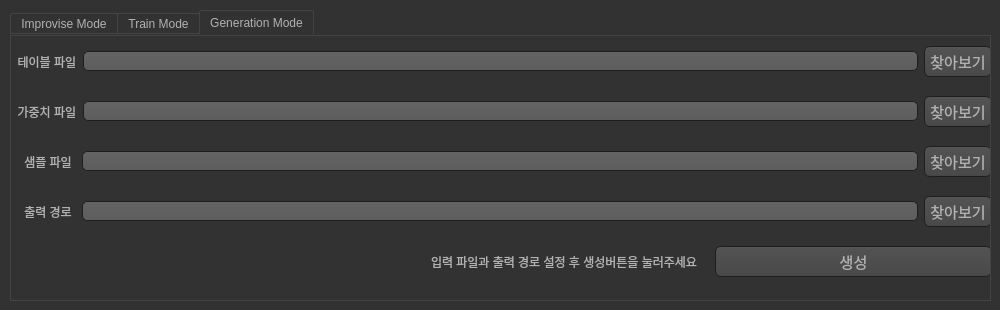
<?xml version="1.0" encoding="UTF-8"?>
<ui version="4.0">
 <class>Dialog</class>
 <widget class="QDialog" name="Dialog">
  <property name="geometry">
   <rect>
    <x>0</x>
    <y>0</y>
    <width>1000</width>
    <height>310</height>
   </rect>
  </property>
  <property name="windowTitle">
   <string>Bard</string>
  </property>
  <property name="windowIcon">
   <iconset>
    <normaloff>../../Users/spear/Desktop/candy.PNG</normaloff>../../Users/spear/Desktop/candy.PNG</iconset>
  </property>
  <property name="styleSheet">
   <string notr="true">QToolTip
{
     border: 1px solid black;
     background-color: #ffa02f;
     padding: 1px;
     border-radius: 3px;
     opacity: 100;
}

QWidget
{
    color: #b1b1b1;
    background-color: #323232;
}

QWidget:item:hover
{
    background-color: QLinearGradient( x1: 0, y1: 0, x2: 0, y2: 1, stop: 0 #ffa02f, stop: 1 #ca0619);
    color: #000000;
}

QWidget:item:selected
{
    background-color: QLinearGradient( x1: 0, y1: 0, x2: 0, y2: 1, stop: 0 #ffa02f, stop: 1 #d7801a);
}

QMenuBar::item
{
    background: transparent;
}

QMenuBar::item:selected
{
    background: transparent;
    border: 1px solid #ffaa00;
}

QMenuBar::item:pressed
{
    background: #444;
    border: 1px solid #000;
    background-color: QLinearGradient(
        x1:0, y1:0,
        x2:0, y2:1,
        stop:1 #212121,
        stop:0.4 #343434/*,
        stop:0.2 #343434,
        stop:0.1 #ffaa00*/
    );
    margin-bottom:-1px;
    padding-bottom:1px;
}

QMenu
{
    border: 1px solid #000;
}

QMenu::item
{
    padding: 2px 20px 2px 20px;
}

QMenu::item:selected
{
    color: #000000;
}

QWidget:disabled
{
    color: #404040;
    background-color: #323232;
}

QAbstractItemView
{
    background-color: QLinearGradient( x1: 0, y1: 0, x2: 0, y2: 1, stop: 0 #4d4d4d, stop: 0.1 #646464, stop: 1 #5d5d5d);
}

QWidget:focus
{
    /*border: 2px solid QLinearGradient( x1: 0, y1: 0, x2: 0, y2: 1, stop: 0 #ffa02f, stop: 1 #d7801a);*/
}

QLineEdit
{
    background-color: QLinearGradient( x1: 0, y1: 0, x2: 0, y2: 1, stop: 0 #4d4d4d, stop: 0 #646464, stop: 1 #5d5d5d);
    padding: 1px;
    border-style: solid;
    border: 1px solid #1e1e1e;
    border-radius: 5;
}

QPushButton
{
    color: #b1b1b1;
    background-color: QLinearGradient( x1: 0, y1: 0, x2: 0, y2: 1, stop: 0 #565656, stop: 0.1 #525252, stop: 0.5 #4e4e4e, stop: 0.9 #4a4a4a, stop: 1 #464646);
    border-width: 1px;
    border-color: #1e1e1e;
    border-style: solid;
    border-radius: 6;
    padding: 3px;
    font-size: 15px;
    padding-left: 5px;
    padding-right: 5px;
}

QPushButton:pressed
{
    background-color: QLinearGradient( x1: 0, y1: 0, x2: 0, y2: 1, stop: 0 #2d2d2d, stop: 0.1 #2b2b2b, stop: 0.5 #292929, stop: 0.9 #282828, stop: 1 #252525);
}

QComboBox
{
    selection-background-color: #ffaa00;
    background-color: QLinearGradient( x1: 0, y1: 0, x2: 0, y2: 1, stop: 0 #565656, stop: 0.1 #525252, stop: 0.5 #4e4e4e, stop: 0.9 #4a4a4a, stop: 1 #464646);
    border-style: solid;
    border: 1px solid #1e1e1e;
    border-radius: 5;
}

QComboBox:hover,QPushButton:hover
{
    border: 2px solid QLinearGradient( x1: 0, y1: 0, x2: 0, y2: 1, stop: 0 #ffa02f, stop: 1 #d7801a);
}


QComboBox:on
{
    padding-top: 3px;
    padding-left: 4px;
    background-color: QLinearGradient( x1: 0, y1: 0, x2: 0, y2: 1, stop: 0 #2d2d2d, stop: 0.1 #2b2b2b, stop: 0.5 #292929, stop: 0.9 #282828, stop: 1 #252525);
    selection-background-color: #ffaa00;
}

QComboBox QAbstractItemView
{
    border: 2px solid darkgray;
    selection-background-color: QLinearGradient( x1: 0, y1: 0, x2: 0, y2: 1, stop: 0 #ffa02f, stop: 1 #d7801a);
}

QComboBox::drop-down
{
     subcontrol-origin: padding;
     subcontrol-position: top right;
     width: 15px;

     border-left-width: 0px;
     border-left-color: darkgray;
     border-left-style: solid; /* just a single line */
     border-top-right-radius: 3px; /* same radius as the QComboBox */
     border-bottom-right-radius: 3px;
 }

QComboBox::down-arrow
{
     image: url(:/down_arrow.png);
}

QGroupBox:focus
{
border: 2px solid QLinearGradient( x1: 0, y1: 0, x2: 0, y2: 1, stop: 0 #ffa02f, stop: 1 #d7801a);
}

QTextEdit:focus
{
    border: 2px solid QLinearGradient( x1: 0, y1: 0, x2: 0, y2: 1, stop: 0 #ffa02f, stop: 1 #d7801a);
}

QScrollBar:horizontal {
     border: 1px solid #222222;
     background: QLinearGradient( x1: 0, y1: 0, x2: 0, y2: 1, stop: 0.0 #121212, stop: 0.2 #282828, stop: 1 #484848);
     height: 7px;
     margin: 0px 16px 0 16px;
}

QScrollBar::handle:horizontal
{
      background: QLinearGradient( x1: 0, y1: 0, x2: 1, y2: 0, stop: 0 #ffa02f, stop: 0.5 #d7801a, stop: 1 #ffa02f);
      min-height: 20px;
      border-radius: 2px;
}

QScrollBar::add-line:horizontal {
      border: 1px solid #1b1b19;
      border-radius: 2px;
      background: QLinearGradient( x1: 0, y1: 0, x2: 1, y2: 0, stop: 0 #ffa02f, stop: 1 #d7801a);
      width: 14px;
      subcontrol-position: right;
      subcontrol-origin: margin;
}

QScrollBar::sub-line:horizontal {
      border: 1px solid #1b1b19;
      border-radius: 2px;
      background: QLinearGradient( x1: 0, y1: 0, x2: 1, y2: 0, stop: 0 #ffa02f, stop: 1 #d7801a);
      width: 14px;
     subcontrol-position: left;
     subcontrol-origin: margin;
}

QScrollBar::right-arrow:horizontal, QScrollBar::left-arrow:horizontal
{
      border: 1px solid black;
      width: 1px;
      height: 1px;
      background: white;
}

QScrollBar::add-page:horizontal, QScrollBar::sub-page:horizontal
{
      background: none;
}

QScrollBar:vertical
{
      background: QLinearGradient( x1: 0, y1: 0, x2: 1, y2: 0, stop: 0.0 #121212, stop: 0.2 #282828, stop: 1 #484848);
      width: 7px;
      margin: 16px 0 16px 0;
      border: 1px solid #222222;
}

QScrollBar::handle:vertical
{
      background: QLinearGradient( x1: 0, y1: 0, x2: 0, y2: 1, stop: 0 #ffa02f, stop: 0.5 #d7801a, stop: 1 #ffa02f);
      min-height: 20px;
      border-radius: 2px;
}

QScrollBar::add-line:vertical
{
      border: 1px solid #1b1b19;
      border-radius: 2px;
      background: QLinearGradient( x1: 0, y1: 0, x2: 0, y2: 1, stop: 0 #ffa02f, stop: 1 #d7801a);
      height: 14px;
      subcontrol-position: bottom;
      subcontrol-origin: margin;
}

QScrollBar::sub-line:vertical
{
      border: 1px solid #1b1b19;
      border-radius: 2px;
      background: QLinearGradient( x1: 0, y1: 0, x2: 0, y2: 1, stop: 0 #d7801a, stop: 1 #ffa02f);
      height: 14px;
      subcontrol-position: top;
      subcontrol-origin: margin;
}

QScrollBar::up-arrow:vertical, QScrollBar::down-arrow:vertical
{
      border: 1px solid black;
      width: 1px;
      height: 1px;
      background: white;
}


QScrollBar::add-page:vertical, QScrollBar::sub-page:vertical
{
      background: none;
}

QTextEdit
{
    background-color: #242424;
}

QPlainTextEdit
{
    background-color: #242424;
}

QHeaderView::section
{
    background-color: QLinearGradient(x1:0, y1:0, x2:0, y2:1, stop:0 #616161, stop: 0.5 #505050, stop: 0.6 #434343, stop:1 #656565);
    color: white;
    padding-left: 4px;
    border: 1px solid #6c6c6c;
}

QCheckBox:disabled
{
color: #414141;
}

QDockWidget::title
{
    text-align: center;
    spacing: 3px; /* spacing between items in the tool bar */
    background-color: QLinearGradient(x1:0, y1:0, x2:0, y2:1, stop:0 #323232, stop: 0.5 #242424, stop:1 #323232);
}

QDockWidget::close-button, QDockWidget::float-button
{
    text-align: center;
    spacing: 1px; /* spacing between items in the tool bar */
    background-color: QLinearGradient(x1:0, y1:0, x2:0, y2:1, stop:0 #323232, stop: 0.5 #242424, stop:1 #323232);
}

QDockWidget::close-button:hover, QDockWidget::float-button:hover
{
    background: #242424;
}

QDockWidget::close-button:pressed, QDockWidget::float-button:pressed
{
    padding: 1px -1px -1px 1px;
}

QMainWindow::separator
{
    background-color: QLinearGradient(x1:0, y1:0, x2:0, y2:1, stop:0 #161616, stop: 0.5 #151515, stop: 0.6 #212121, stop:1 #343434);
    color: white;
    padding-left: 4px;
    border: 1px solid #4c4c4c;
    spacing: 3px; /* spacing between items in the tool bar */
}

QMainWindow::separator:hover
{

    background-color: QLinearGradient(x1:0, y1:0, x2:0, y2:1, stop:0 #d7801a, stop:0.5 #b56c17 stop:1 #ffa02f);
    color: white;
    padding-left: 4px;
    border: 1px solid #6c6c6c;
    spacing: 3px; /* spacing between items in the tool bar */
}

QToolBar::handle
{
     spacing: 3px; /* spacing between items in the tool bar */
     background: url(:/images/handle.png);
}

QMenu::separator
{
    height: 2px;
    background-color: QLinearGradient(x1:0, y1:0, x2:0, y2:1, stop:0 #161616, stop: 0.5 #151515, stop: 0.6 #212121, stop:1 #343434);
    color: white;
    padding-left: 4px;
    margin-left: 10px;
    margin-right: 5px;
}

QProgressBar
{
    border: 2px solid grey;
    border-radius: 5px;
    text-align: center;
}

QProgressBar::chunk
{
    background-color: #d7801a;
    width: 2.15px;
    margin: 0.5px;
}

QTabBar::tab {
    color: #b1b1b1;
    border: 1px solid #444;
    border-bottom-style: none;
    background-color: #323232;
    padding-left: 10px;
    padding-right: 10px;
    padding-top: 3px;
    padding-bottom: 2px;
    margin-right: -1px;
}

QTabWidget::pane {
    border: 1px solid #444;
    top: 1px;
}

QTabBar::tab:last
{
    margin-right: 0; /* the last selected tab has nothing to overlap with on the right */
    border-top-right-radius: 3px;
}

QTabBar::tab:first:!selected
{
 margin-left: 0px; /* the last selected tab has nothing to overlap with on the right */


    border-top-left-radius: 3px;
}

QTabBar::tab:!selected
{
    color: #b1b1b1;
    border-bottom-style: solid;
    margin-top: 3px;
    background-color: QLinearGradient(x1:0, y1:0, x2:0, y2:1, stop:1 #212121, stop:.4 #343434);
}

QTabBar::tab:selected
{
    border-top-left-radius: 3px;
    border-top-right-radius: 3px;
    margin-bottom: 0px;
}

QTabBar::tab:!selected:hover
{
    /*border-top: 2px solid #ffaa00;
    padding-bottom: 3px;*/
    border-top-left-radius: 3px;
    border-top-right-radius: 3px;
    background-color: QLinearGradient(x1:0, y1:0, x2:0, y2:1, stop:1 #212121, stop:0.4 #343434, stop:0.2 #343434, stop:0.1 #ffaa00);
}

QRadioButton::indicator:checked, QRadioButton::indicator:unchecked{
    color: #b1b1b1;
    background-color: #323232;
    border: 1px solid #b1b1b1;
    border-radius: 6px;
}

QRadioButton::indicator:checked
{
    background-color: qradialgradient(
        cx: 0.5, cy: 0.5,
        fx: 0.5, fy: 0.5,
        radius: 1.0,
        stop: 0.25 #ffaa00,
        stop: 0.3 #323232
    );
}

QCheckBox::indicator{
    color: #b1b1b1;
    background-color: #323232;
    border: 1px solid #b1b1b1;
    width: 9px;
    height: 9px;
}

QRadioButton::indicator
{
    border-radius: 6px;
}

QRadioButton::indicator:hover, QCheckBox::indicator:hover
{
    border: 1px solid #ffaa00;
}

QCheckBox::indicator:checked
{
    image:url(:/images/checkbox.png);
}

QCheckBox::indicator:disabled, QRadioButton::indicator:disabled
{
    border: 1px solid #444;
}</string>
  </property>
  <widget class="QTabWidget" name="tabWidget">
   <property name="geometry">
    <rect>
     <x>10</x>
     <y>10</y>
     <width>981</width>
     <height>291</height>
    </rect>
   </property>
   <property name="currentIndex">
    <number>2</number>
   </property>
   <widget class="QWidget" name="tab">
    <attribute name="title">
     <string>Improvise Mode</string>
    </attribute>
    <widget class="QWidget" name="horizontalLayoutWidget">
     <property name="geometry">
      <rect>
       <x>0</x>
       <y>0</y>
       <width>981</width>
       <height>51</height>
      </rect>
     </property>
     <layout class="QHBoxLayout" name="horizontalLayout_">
      <item>
       <widget class="QLabel" name="input_label">
        <property name="text">
         <string>  미디 파일 </string>
        </property>
       </widget>
      </item>
      <item>
       <widget class="QLineEdit" name="input_lineEdit"/>
      </item>
      <item>
       <widget class="QPushButton" name="input_pushButton">
        <property name="text">
         <string>찾아보기</string>
        </property>
       </widget>
      </item>
     </layout>
    </widget>
    <widget class="QWidget" name="horizontalLayoutWidget_2">
     <property name="geometry">
      <rect>
       <x>0</x>
       <y>50</y>
       <width>981</width>
       <height>51</height>
      </rect>
     </property>
     <layout class="QHBoxLayout" name="horizontalLayout_2">
      <item>
       <widget class="QLabel" name="output_label">
        <property name="text">
         <string>  출력 경로 </string>
        </property>
       </widget>
      </item>
      <item>
       <widget class="QLineEdit" name="output_lineEdit"/>
      </item>
      <item>
       <widget class="QPushButton" name="output_pushButton">
        <property name="text">
         <string>찾아보기</string>
        </property>
       </widget>
      </item>
     </layout>
    </widget>
    <widget class="QWidget" name="horizontalLayoutWidget_3">
     <property name="geometry">
      <rect>
       <x>420</x>
       <y>100</y>
       <width>561</width>
       <height>51</height>
      </rect>
     </property>
     <layout class="QHBoxLayout" name="horizontalLayout_3">
      <item>
       <widget class="QLabel" name="label">
        <property name="text">
         <string>입력 파일과 출력 경로 설정 후 생성버튼을 눌러주세요</string>
        </property>
       </widget>
      </item>
      <item>
       <widget class="QPushButton" name="improvise_pushButton">
        <property name="text">
         <string>생성</string>
        </property>
       </widget>
      </item>
     </layout>
    </widget>
    <widget class="QWidget" name="horizontalLayoutWidget_7">
     <property name="geometry">
      <rect>
       <x>0</x>
       <y>100</y>
       <width>191</width>
       <height>51</height>
      </rect>
     </property>
     <layout class="QHBoxLayout" name="horizontalLayout">
      <item>
       <widget class="QLabel" name="label_3">
        <property name="text">
         <string>  학습 횟수</string>
        </property>
       </widget>
      </item>
      <item>
       <widget class="QSpinBox" name="iteraion_spinBox">
        <property name="minimum">
         <number>10</number>
        </property>
        <property name="value">
         <number>50</number>
        </property>
       </widget>
      </item>
     </layout>
    </widget>
   </widget>
   <widget class="QWidget" name="tab_2">
    <attribute name="title">
     <string>Train Mode</string>
    </attribute>
    <widget class="QWidget" name="horizontalLayoutWidget_4">
     <property name="geometry">
      <rect>
       <x>0</x>
       <y>0</y>
       <width>981</width>
       <height>51</height>
      </rect>
     </property>
     <layout class="QHBoxLayout" name="horizontalLayout_1">
      <item>
       <widget class="QLabel" name="input_label_2">
        <property name="text">
         <string>  미디 경로 </string>
        </property>
       </widget>
      </item>
      <item>
       <widget class="QLineEdit" name="train_input_lineEdit"/>
      </item>
      <item>
       <widget class="QPushButton" name="train_input_pushButton">
        <property name="text">
         <string>찾아보기</string>
        </property>
       </widget>
      </item>
     </layout>
    </widget>
    <widget class="QWidget" name="horizontalLayoutWidget_5">
     <property name="geometry">
      <rect>
       <x>0</x>
       <y>50</y>
       <width>981</width>
       <height>51</height>
      </rect>
     </property>
     <layout class="QHBoxLayout" name="horizontalLayout_4">
      <item>
       <widget class="QLabel" name="output_label_2">
        <property name="text">
         <string>  출력 경로 </string>
        </property>
       </widget>
      </item>
      <item>
       <widget class="QLineEdit" name="train_output_lineEdit"/>
      </item>
      <item>
       <widget class="QPushButton" name="train_output_pushButton">
        <property name="text">
         <string>찾아보기</string>
        </property>
       </widget>
      </item>
     </layout>
    </widget>
    <widget class="QWidget" name="horizontalLayoutWidget_6">
     <property name="geometry">
      <rect>
       <x>420</x>
       <y>100</y>
       <width>561</width>
       <height>51</height>
      </rect>
     </property>
     <layout class="QHBoxLayout" name="horizontalLayout_5">
      <item>
       <widget class="QLabel" name="label_2">
        <property name="text">
         <string>미디 경로와 출력 경로 설정 후 학습버튼을 눌러주세요</string>
        </property>
       </widget>
      </item>
      <item>
       <widget class="QPushButton" name="train_pushButton">
        <property name="text">
         <string>학습</string>
        </property>
       </widget>
      </item>
     </layout>
    </widget>
    <widget class="QWidget" name="horizontalLayoutWidget_11">
     <property name="geometry">
      <rect>
       <x>0</x>
       <y>100</y>
       <width>191</width>
       <height>51</height>
      </rect>
     </property>
     <layout class="QHBoxLayout" name="horizontalLayout_9">
      <item>
       <widget class="QLabel" name="label_5">
        <property name="text">
         <string>  학습 횟수</string>
        </property>
       </widget>
      </item>
      <item>
       <widget class="QSpinBox" name="train_iteraion_spinBox">
        <property name="minimum">
         <number>10</number>
        </property>
        <property name="maximum">
         <number>9999</number>
        </property>
        <property name="value">
         <number>100</number>
        </property>
       </widget>
      </item>
     </layout>
    </widget>
   </widget>
   <widget class="QWidget" name="tab_5">
    <attribute name="title">
     <string>Generation Mode</string>
    </attribute>
    <widget class="QWidget" name="horizontalLayoutWidget_8">
     <property name="geometry">
      <rect>
       <x>0</x>
       <y>0</y>
       <width>981</width>
       <height>51</height>
      </rect>
     </property>
     <layout class="QHBoxLayout" name="horizontalLayout_6">
      <item>
       <widget class="QLabel" name="input_label_3">
        <property name="text">
         <string>  테이블 파일</string>
        </property>
       </widget>
      </item>
      <item>
       <widget class="QLineEdit" name="generation_table_lineEdit"/>
      </item>
      <item>
       <widget class="QPushButton" name="generate_table_pushButton">
        <property name="text">
         <string>찾아보기</string>
        </property>
       </widget>
      </item>
     </layout>
    </widget>
    <widget class="QWidget" name="horizontalLayoutWidget_9">
     <property name="geometry">
      <rect>
       <x>0</x>
       <y>50</y>
       <width>981</width>
       <height>51</height>
      </rect>
     </property>
     <layout class="QHBoxLayout" name="horizontalLayout_7">
      <item>
       <widget class="QLabel" name="input_label_4">
        <property name="text">
         <string>  가중치 파일</string>
        </property>
       </widget>
      </item>
      <item>
       <widget class="QLineEdit" name="generation_weight_lineEdit"/>
      </item>
      <item>
       <widget class="QPushButton" name="generate_weight_pushButton">
        <property name="text">
         <string>찾아보기</string>
        </property>
       </widget>
      </item>
     </layout>
    </widget>
    <widget class="QWidget" name="horizontalLayoutWidget_10">
     <property name="geometry">
      <rect>
       <x>420</x>
       <y>200</y>
       <width>561</width>
       <height>51</height>
      </rect>
     </property>
     <layout class="QHBoxLayout" name="horizontalLayout_8">
      <item>
       <widget class="QLabel" name="label_4">
        <property name="text">
         <string>입력 파일과 출력 경로 설정 후 생성버튼을 눌러주세요</string>
        </property>
       </widget>
      </item>
      <item>
       <widget class="QPushButton" name="generate_pushButton">
        <property name="text">
         <string>생성</string>
        </property>
       </widget>
      </item>
     </layout>
    </widget>
    <widget class="QWidget" name="horizontalLayoutWidget_13">
     <property name="geometry">
      <rect>
       <x>0</x>
       <y>100</y>
       <width>981</width>
       <height>51</height>
      </rect>
     </property>
     <layout class="QHBoxLayout" name="horizontalLayout_12">
      <item>
       <widget class="QLabel" name="output_label_6">
        <property name="text">
         <string>    샘플 파일 </string>
        </property>
       </widget>
      </item>
      <item>
       <widget class="QLineEdit" name="generation_sample_lineEdit"/>
      </item>
      <item>
       <widget class="QPushButton" name="generate_sample_pushButton">
        <property name="text">
         <string>찾아보기</string>
        </property>
       </widget>
      </item>
     </layout>
    </widget>
    <widget class="QWidget" name="horizontalLayoutWidget_12">
     <property name="geometry">
      <rect>
       <x>0</x>
       <y>150</y>
       <width>981</width>
       <height>51</height>
      </rect>
     </property>
     <layout class="QHBoxLayout" name="horizontalLayout_10">
      <item>
       <widget class="QLabel" name="output_label_4">
        <property name="text">
         <string>    출력 경로 </string>
        </property>
       </widget>
      </item>
      <item>
       <widget class="QLineEdit" name="generation_output_lineEdit"/>
      </item>
      <item>
       <widget class="QPushButton" name="generate_output_pushButton">
        <property name="text">
         <string>찾아보기</string>
        </property>
       </widget>
      </item>
     </layout>
    </widget>
   </widget>
  </widget>
 </widget>
 <resources/>
 <connections/>
</ui>
